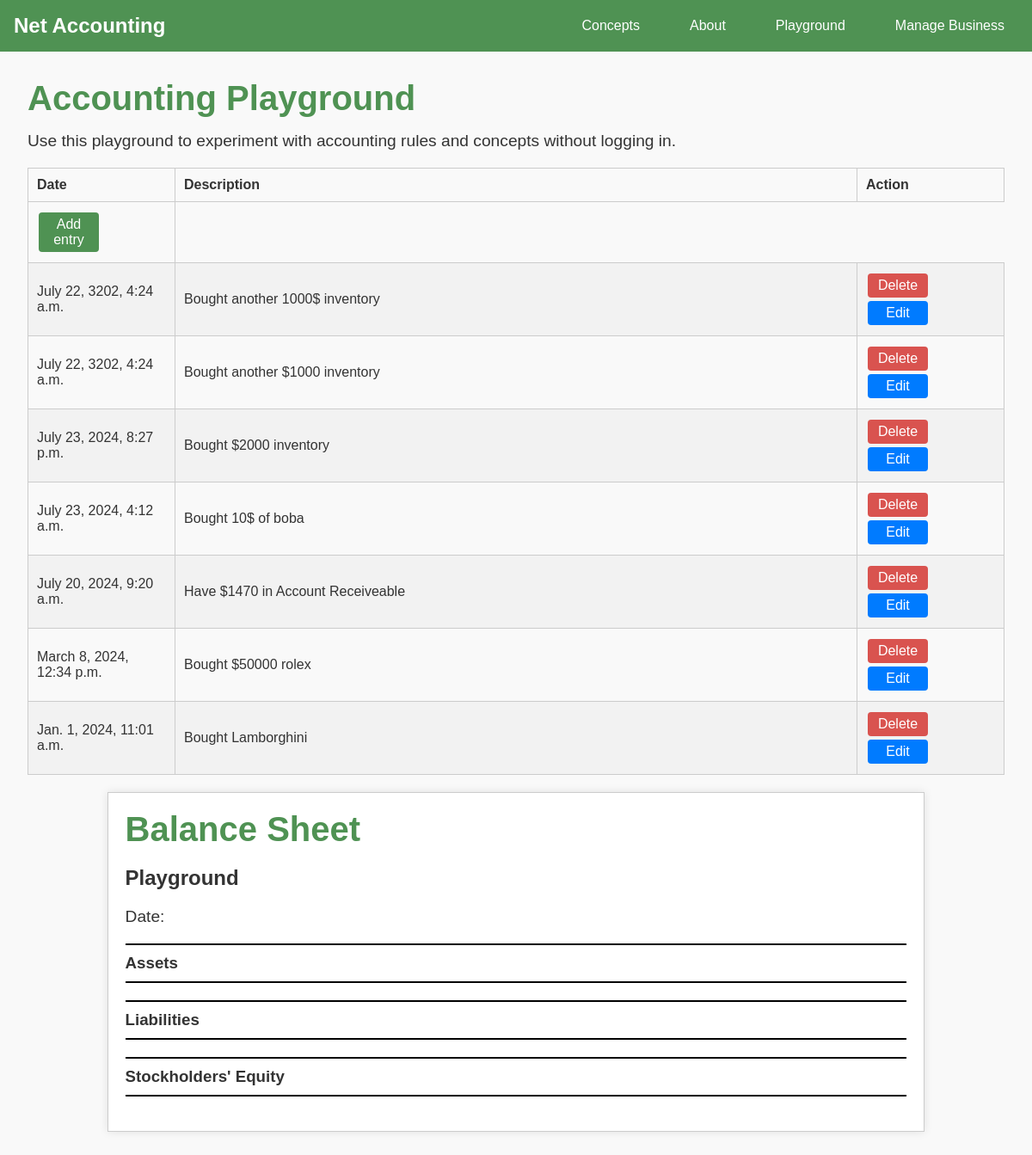
The page /accounting/show_entries/2 on the database its author committed.
### accounting/models.py (models this page shows, shortened)
class JournalEntry(models.Model):
    user = models.ForeignKey(User, on_delete=models.CASCADE, null=True)
    entry_date = models.DateTimeField()
    description = models.CharField(max_length=250)
    create_at = models.DateTimeField(auto_now_add=True)

### accounting/views.py (the view)
# urls.py: path('show_entries/<int:business_id>', views.show_entries, name='entries'),
def show_entries(request, business_id):
    try:
        entries = get_data_utils.get_entries(business_id)
    except JournalEntry.DoesNotExist:
        raise Http404("No entries")
    return render(request, "accounting/playground.html", {"entries": entries})

### accounting/utils/get_data_utils.py (called while the page is built)
def get_entries(business_id: int):
    entries = JournalEntry.objects.filter(user_id=business_id).order_by("-entry_date")
    return entries

### accounting/templates/accounting/playground.html (shortened to what this page needs)
{% extends 'accounting/index.html' %}
{% block content %}
<div class="content">
    <h1>Accounting Playground</h1>
    <p>Use this playground to experiment with accounting rules and concepts without logging in.</p>
    <div class="playground-entries">
        {% if entries %}
        <table class="entries-table">
            <thead>
                <tr>
                    <th>Date</th>
                    <th>Description</th>
                    <th>Action</th>
                </tr>
            </thead>
            <tbody>
                {% if not form.instance.id %}
                <tr>
                    <form method="post" action="{% url 'playground' %}">
                        <td>
                            <button class="add-entry-button" type="submit" name="add">Add entry</button>
                        </td>
                    </form>
                </tr>
                {% endif %}
                {% for entry in entries %}
                <tr>
                    {% if form.instance.id == entry.id %}
                    <form method="post" action="{% url 'playground' %}">
                        {% csrf_token %}
                        <input type="hidden" name="entry_id" value="{{ entry.id }}">
                            {% for field in form %}
                        <td>
                            {{ field }}
                        </td>
                            {% endfor %}
                        <td>
                            <button class="save-entry-button" type="submit" name="save">Save</button>
                        </td>
                    </form>
                    {% else %}
                    <td>{{ entry.entry_date }}</td>
                    <td>{{ entry.description }}</td>
                    <td>
                        <form method="post" action="{% url 'playground' %}" style="display:inline;">
                            <button class="delete-button" type="submit" name="delete">Delete</button>
                        </form>
                        <form method="post" action="{% url 'playground' %}" style="display:inline;">
                            <button class="edit-button" type="submit" name="edit">Edit</button>
                        </form>
                    </td>
                    {% endif %}
                </tr>
                {% endfor %}
            </tbody>
        </table>
        {% endif %}
    </div>
    <div class="playground-financial-statement">
		{%include 'accounting/financial_statement.html'%}
    </div>
</div>
{% endblock content %}

### accounting/static/accounting/styles.css (style rules this page uses)
body, h1, p, ul, li, a, button, input, label, form { margin: 0; padding: 0; box-sizing: border-box; }
body { font-family: 'Arial', sans-serif; background-color: #f9f9f9; color: #333; }
.content { padding: 2rem; text-align: center; }
.content h1 { font-size: 2.5rem; color: #4f9253; margin-bottom: 1rem; }
.content p { font-size: 1.2rem; margin-bottom: 1rem; }
form { display: inline-block; text-align: left; margin-top: 1rem; }
button { background-color: #4f9253; color: #fff; padding: 0.5rem 1rem; border: none; border-radius: 4px; font-size: 1rem; cursor: pointer; }
.playground-entries { margin-top: 20px; }
.entries-table { width: 100%; border-collapse: collapse; margin-bottom: 20px; }
.entries-table th, .entries-table td { padding: 10px; border: 1px solid #ccc; text-align: left; }
.entries-table th { background-color: #f9f9f9; }
.entries-table tr:nth-child(even) { background-color: #f2f2f2; }
.entries-table th:first-child, .entries-table td:first-child { width: 150px; }
.entries-table th:nth-child(2), .entries-table td:nth-child(2) { width: auto; }
.entries-table th:last-child, .entries-table td:last-child { width: 150px; }
.entries-table .add-entry-button, .entries-table .edit-button, .entries-table .delete-button { margin: 2px; padding: 5px 10px; border: none; border-radius: 4px; cursor: pointer; width: 70px; }
.entries-table .add-entry-button { background-color: #4f9253; color: white; }
.entries-table .edit-button { background-color: #007bff; color: white; }
.entries-table .delete-button { background-color: #d9534f; color: white; }

### accounting/static/accounting/financial_statement.css (style rules this page uses)
body { font-family: Arial, sans-serif; margin: 0; padding: 0; background-color: #f9f9f9; }
h1, h2, h3, h4, p { text-align: left; }

### rows shown on the page
JournalEntry: entry_date "July 22, 3202, 4:24 a.m.", description "Bought another 1000$ inventory"
JournalEntry: entry_date "July 22, 3202, 4:24 a.m.", description "Bought another $1000 inventory"
JournalEntry: entry_date "July 23, 2024, 8:27 p.m.", description "Bought $2000 inventory"
JournalEntry: entry_date "July 23, 2024, 4:12 a.m.", description "Bought 10$ of boba"
JournalEntry: entry_date "July 20, 2024, 9:20 a.m.", description "Have $1470 in Account Receiveable"
JournalEntry: entry_date "March 8, 2024, 12:34 p.m.", description "Bought $50000 rolex"
JournalEntry: entry_date "Jan. 1, 2024, 11:01 a.m.", description "Bought Lamborghini"
